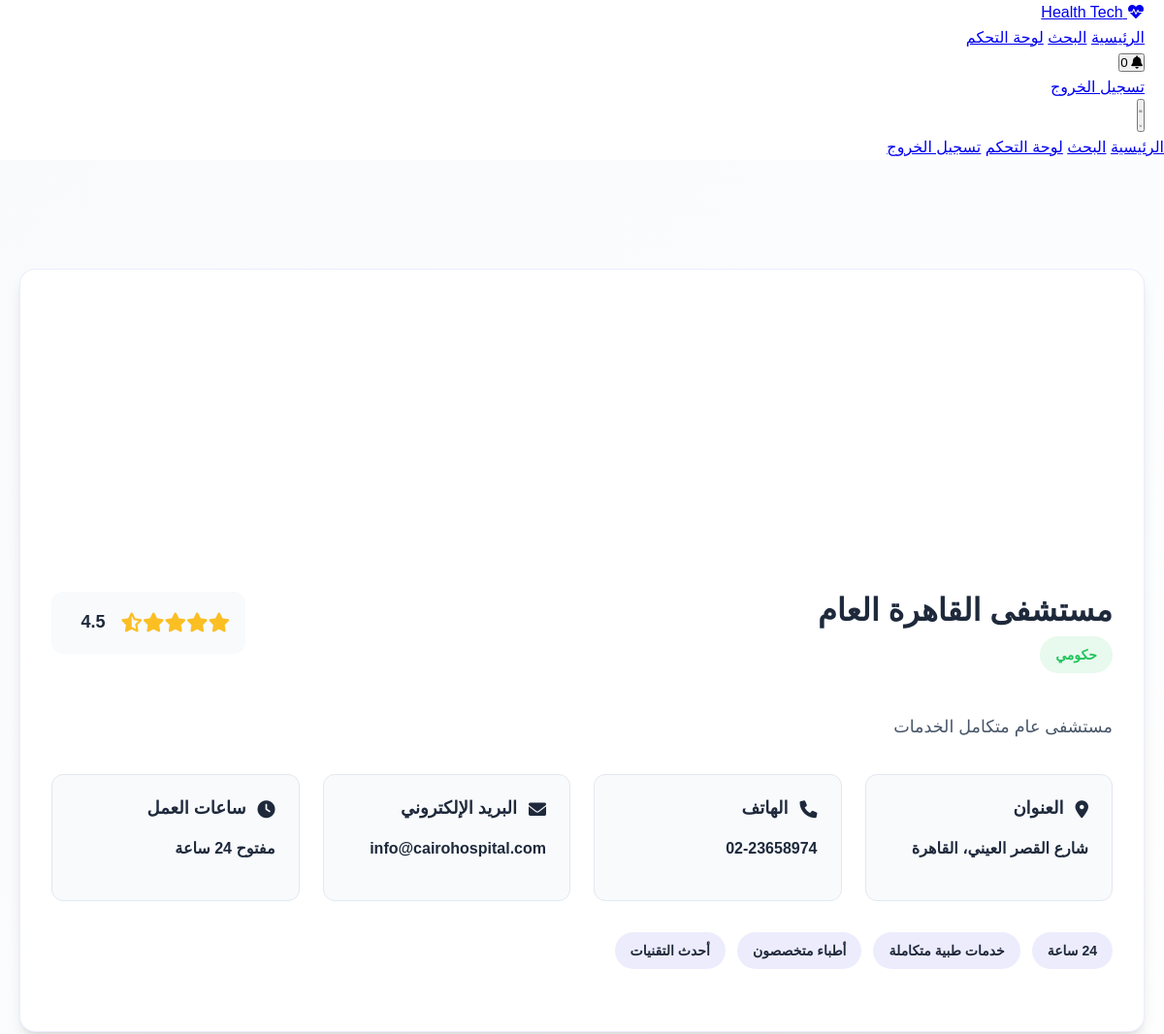
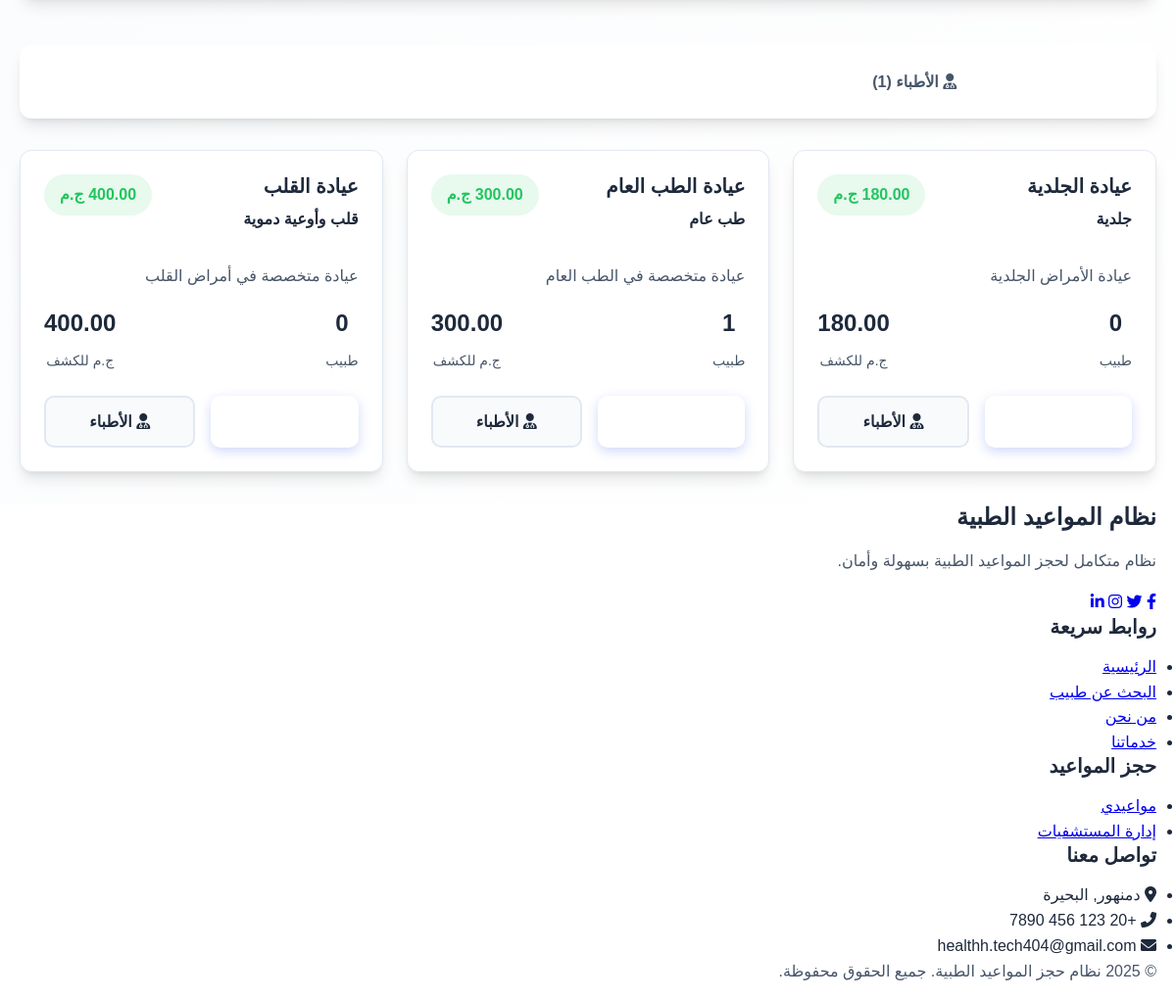
Screenshot of /hospital-details_old.php?id=1 (signed in) with the database file from the repository (2 pictures, top to bottom).
### tables this page shows
CREATE TABLE `hospitals` (
  `id` int(11) NOT NULL,
  `name` varchar(200) NOT NULL,
  `address` text NOT NULL,
  `phone` varchar(20) DEFAULT NULL,
  `email` varchar(100) DEFAULT NULL,
  `website` varchar(200) DEFAULT NULL,
  `description` text DEFAULT NULL,
  `image` varchar(200) DEFAULT NULL,
  `type` enum('حكومي','خاص') DEFAULT 'حكومي',
  `rating` decimal(3,2) DEFAULT 0.00,
  `is_24h` tinyint(1) DEFAULT 0,
  `has_emergency` tinyint(1) DEFAULT 0,
  `has_insurance` tinyint(1) DEFAULT 0,
  `city_id` int(11) DEFAULT NULL,
  `created_at` timestamp NOT NULL DEFAULT current_timestamp()
);

CREATE TABLE `clinics` (
  `id` int(11) NOT NULL,
  `hospital_id` int(11) DEFAULT NULL,
  `name` varchar(200) NOT NULL,
  `specialty_id` int(11) DEFAULT NULL,
  `address` text DEFAULT NULL,
  `phone` varchar(20) DEFAULT NULL,
  `email` varchar(100) DEFAULT NULL,
  `description` text DEFAULT NULL,
  `image` varchar(200) DEFAULT NULL,
  `consultation_fee` decimal(10,2) DEFAULT 0.00,
  `rating` decimal(3,2) DEFAULT 0.00,
  `created_at` timestamp NOT NULL DEFAULT current_timestamp()
);

CREATE TABLE `specialties` (
  `id` int(11) NOT NULL,
  `name` varchar(100) NOT NULL,
  `description` text DEFAULT NULL,
  `icon` varchar(100) DEFAULT NULL
);

### hospital-details_old.php (the view, shortened to what this page needs)
<?php
$hospital_id = isset($_GET['id']) ? (int)$_GET['id'] : 0;
$db = new Database();
$conn = $db->getConnection();
try {
    $stmt = $conn->prepare("SELECT * FROM hospitals WHERE id = ?");
    $stmt->execute([$hospital_id]);
    $hospital = $stmt->fetch();
    $stmt = $conn->prepare("
        SELECT c.*, s.name as specialty_name, COUNT(d.id) as doctors_count
        FROM clinics c
        LEFT JOIN specialties s ON c.specialty_id = s.id
        LEFT JOIN doctors d ON c.id = d.clinic_id
        WHERE c.hospital_id = ?
        GROUP BY c.id
        ORDER BY c.name
    ");
    $stmt->execute([$hospital_id]);
    $clinics = $stmt->fetchAll();
    $stmt = $conn->prepare("
        SELECT d.*, s.name as specialty_name, c.name as clinic_name
        FROM doctors d
        LEFT JOIN specialties s ON d.specialty_id = s.id
        LEFT JOIN clinics c ON d.clinic_id = c.id
        WHERE c.hospital_id = ?
        ORDER BY d.full_name
    ");
    $stmt->execute([$hospital_id]);
    $doctors = $stmt->fetchAll();
} catch (PDOException $e) {
    header("Location: hospitals.php");
    exit();
}
?>
<!DOCTYPE html>
<html lang="ar" dir="rtl">
<head>
    <link rel="stylesheet" href="assets/css/style.css">
    <link href="https://cdnjs.cloudflare.com/ajax/libs/font-awesome/6.0.0/css/all.min.css" rel="stylesheet">
</head>
<body>
    <?php include 'includes/header.php'; ?>
    <div class="hospital-details-page">
        <div class="hospital-details-container">
            <div class="hospital-hero">
                <div class="hospital-hero-image">
                    <i class="fas fa-hospital"></i>
                </div>
                <div class="hospital-hero-content">
                    <div class="hospital-header">
                        <div class="hospital-title">
                            <h1 class="hospital-name"><?php echo htmlspecialchars($hospital['name']); ?></h1>
                            <span class="hospital-type <?php echo $hospital['type'] === 'حكومي' ? 'government' : 'private'; ?>">
                                <?php echo htmlspecialchars($hospital['type']); ?>
                            </span>
                        </div>
                        <div class="hospital-rating">
                            <div class="rating-stars">
                                <?php
                                $rating = $hospital['rating'];
                                for ($i = 1; $i <= 5; $i++) {
                                    if ($i <= $rating) {
                                        echo '<i class="fas fa-star"></i>';
                                    } elseif ($i - $rating < 1) {
                                        echo '<i class="fas fa-star-half-alt"></i>';
                                    } else {
                                        echo '<i class="far fa-star"></i>';
                                    }
                                }
                                ?>
                            </div>
                            <span class="rating-text"><?php echo number_format($rating, 1); ?></span>
                        </div>
                    </div>
                    <p class="hospital-description"><?php echo htmlspecialchars($hospital['description']); ?></p>
                    <div class="hospital-info-grid">
                        <div class="info-card">
                            <h4><i class="fas fa-map-marker-alt"></i> العنوان</h4>
                            <p><?php echo htmlspecialchars($hospital['address']); ?></p>
                        </div>
                        <div class="info-card">
                            <h4><i class="fas fa-phone"></i> الهاتف</h4>
                            <p><?php echo htmlspecialchars($hospital['phone']); ?></p>
                        </div>
                        <div class="info-card">
                            <h4><i class="fas fa-envelope"></i> البريد الإلكتروني</h4>
                            <p><?php echo htmlspecialchars($hospital['email']); ?></p>
                        </div>
                        <div class="info-card">
                            <h4><i class="fas fa-clock"></i> ساعات العمل</h4>
                            <p><?php echo $hospital['is_24h'] ? 'مفتوح 24 ساعة' : 'ساعات عمل محددة'; ?></p>
                        </div>
                    </div>
                    <div class="hospital-features">
                        <?php if ($hospital['is_24h']): ?>
                            <span class="feature-tag">24 ساعة</span>
                        <?php endif; ?>
                        <span class="feature-tag">خدمات طبية متكاملة</span>
                        <span class="feature-tag">أطباء متخصصون</span>
                        <span class="feature-tag">أحدث التقنيات</span>
                    </div>
                </div>
            </div>
            <div class="sections-tabs">
                <button class="tab-button active" onclick="showTab('clinics')">
                    <i class="fas fa-stethoscope"></i>
                </button>
                <button class="tab-button" onclick="showTab('doctors')">
                    <i class="fas fa-user-md"></i>
                    الأطباء (<?php echo count($doctors); ?>)
                </button>
            </div>
            <div id="clinics" class="tab-content active">
                <?php if (empty($clinics)): ?>
                    <div class="no-content">
                        <i class="fas fa-stethoscope"></i>
                        <h3>لا توجد عيادات</h3>
                        <p>لم يتم العثور على عيادات في هذا المستشفى.</p>
                    </div>
                <?php else: ?>
                    <div class="clinics-grid">
                        <?php foreach ($clinics as $clinic): ?>
                            <div class="clinic-card">
                                <div class="clinic-header">
                                    <div>
                                        <h3 class="clinic-name"><?php echo htmlspecialchars($clinic['name']); ?></h3>
                                        <p class="clinic-specialty"><?php echo htmlspecialchars($clinic['specialty_name']); ?></p>
                                    </div>
                                    <div class="clinic-fee">
                                        <?php echo $clinic['consultation_fee']; ?> ج.م
                                    </div>
                                </div>
                                <p class="clinic-description"><?php echo htmlspecialchars($clinic['description']); ?></p>
                                <div class="clinic-stats">
                                    <div class="stat-item">
                                        <div class="stat-number"><?php echo $clinic['doctors_count']; ?></div>
                                        <div class="stat-label">طبيب</div>
                                    </div>
                                    <div class="stat-item">
                                        <div class="stat-number"><?php echo $clinic['consultation_fee']; ?></div>
                                        <div class="stat-label">ج.م للكشف</div>
                                    </div>
                                </div>
                                <div class="clinic-actions">
                                    <a href="book.php?clinic=<?php echo $clinic['id']; ?>" class="btn-book">
                                        <i class="fas fa-calendar-plus"></i>
                                    </a>
                                    <a href="doctors.php?clinic=<?php echo $clinic['id']; ?>" class="btn-doctors">
                                        <i class="fas fa-user-md"></i>
                                        الأطباء
                                    </a>
                                </div>
                            </div>
                        <?php endforeach; ?>
                    </div>
                <?php endif; ?>
            </div>
        </div>
    </div>
    <?php include 'includes/footer.php'; ?>
</body>
</html>

### rows the page displays
hospitals: name "مستشفى القاهرة العام", type "حكومي", rating "4.5", description "مستشفى عام متكامل الخدمات", address "شارع القصر العيني، القاهرة", phone "02-23658974", email "info@cairohospital.com"
clinics: name "عيادة الجلدية", specialty.name "جلدية", consultation_fee "180.00", description "عيادة الأمراض الجلدية", doctors_count "0"
clinics: name "عيادة الطب العام", specialty.name "طب عام", consultation_fee "300.00", description "عيادة متخصصة في الطب العام", doctors_count "1"
clinics: name "عيادة القلب", specialty.name "قلب وأوعية دموية", consultation_fee "400.00", description "عيادة متخصصة في أمراض القلب", doctors_count "0"

### other values shown
count($doctors) "1"
